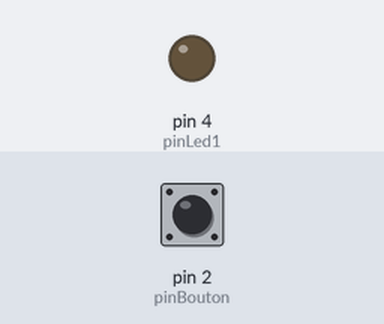
Simulated run of this sketch. Board: Arduino Uno, built with avr-gcc and run on an emulated ATmega328P. Parts: output pins drawn as LEDs (lit = HIGH). Dashed ring = blinking. Inputs (shaded band) come from the test bench; at power-on: pin 2 (pinBouton) HIGH.

Above: at 1.2 s.
1.3 s: pin 2 (pinBouton) pulled LOW for 1 s
At 2.8 s:
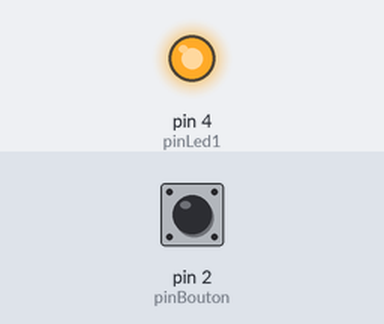
3.8 s: pin 2 (pinBouton) pulled LOW for 3.2 s
At 4.1 s:
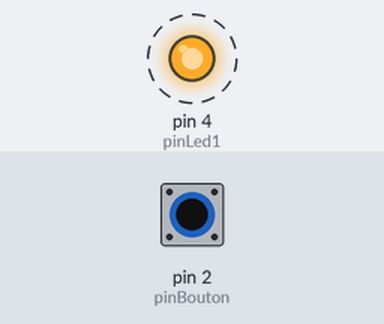
8.5 s: pin 2 (pinBouton) pulled LOW for 0.25 s
At 8.9 s:
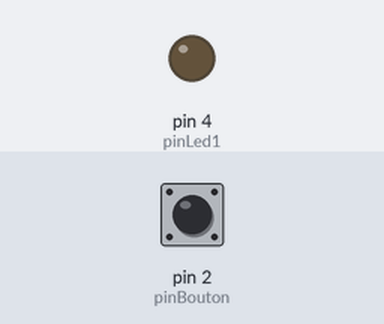
Timing chart, 0 to 11.5 s (numbered marks = the images above; inputs shaded):
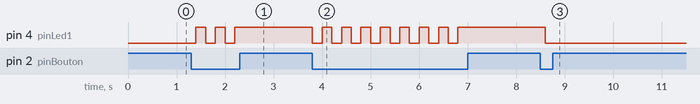

Measured:
- after the input at 1.3 s, pin 4 (pinLed1): alternates HIGH for 0.20 s and LOW for 0.20 s, 5 changes in all, then stays HIGH, starting after 0.10 s
- after the input at 3.8 s, pin 4 (pinLed1): alternates HIGH for 0.20 s and LOW for 0.20 s, 16 changes in all, then stays HIGH, starting at once
- after the input at 8.5 s, pin 4 (pinLed1): HIGH → LOW after 0.10 s

The sketch:

interrupteur.ino
```cpp
//déclaration des variables
int pinBouton, pinLed1, etat;

void setup()
{
  //initialisation des variables
  etat = 0;
  pinBouton = 2;
  pinLed1 = 4;
  //définition des modes
  pinMode(pinBouton, INPUT_PULLUP);
  pinMode(pinLed1, OUTPUT);
  digitalWrite(pinLed1,etat);

}

void loop()
{
  //lecture de l'état du bouton et stockage dans etatBouton
  boolean etatBouton = digitalRead(pinBouton);
  //test des conditions
  if (etatBouton == 0)//si bouton appuyé en PULLUP (donc 0)
  {
    if (etat == 0)
      etat = 1;
    else
      etat = 0;
    digitalWrite(pinLed1,etat);;
  }
  delay(200);
}
```
